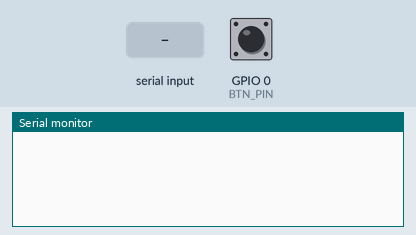
Simulated run of this program. Board: ESP32. On the bench: the last lines printed to the serial monitor. Inputs (shaded band) come from the test bench; at power-on: GPIO 0 (BTN_PIN) HIGH. WiFi joins after 1.5 s; servers stay silent unless stated; nothing arrives over Bluetooth unless stated.

Above: at 2.7 s.
2.8 s: "help\n" received over Serial
At 4.1 s:
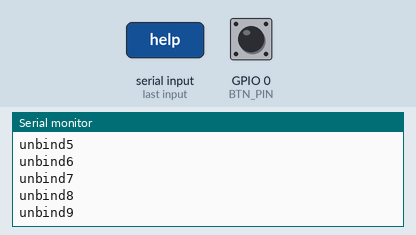
4.3 s: "1\n" received over Serial
At 5.2 s:
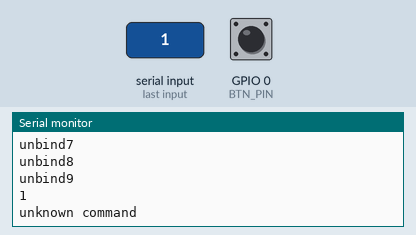

Measured:
- after the input at 2.8 s, the serial monitor: prints a new line at once (image 1)

The program:

main.cpp
```cpp
#include <Arduino.h>
#include <BLEDevice.h>
#include <WiFi.h>
#include <WiFiManager.h>
#include <ESPAsyncWebServer.h>
#include <map>
#include "ble.h"

const String manidZhiJia = "9d22";
const std::map<const String,const String> commandsZhiJia = {
    {"bind0","03482867815427f72344e52df4c0f63c5a4a5f85f69ca919"},
    {"bind1","01362a6581565bf52346e72ff6c0f63e584a5f85f69ca919"},
    {"bind2","07352c6381505ef32340e129f0c0f6385e4a5f85f69ca919"},
    {"bind3","05342e6181525df12342e32bf2c0f63a5c4a5f85f69ca919"},
    {"bind4","0b33206f815c54ff234ced25fcc0f634524a5f85f69ca919"},
    {"bind5","0932226d815e57fd234eef27fec0f636504a5f85f69ca919"},
    {"bind6","0f31246b815852fb2348e921f8c0f630564a5f85f69ca919"},
    {"bind7","0d302669815a51f9234aeb23fac0f632544a5f85f69ca919"},
    {"bind8","133f3877814440e72354f53de4c0f62c4a4a5f85f69ca919"},
    {"bind9","113e3a75814643e52356f73fe6c0f62e484a5f85f69ca919"},

    {"on0","efb0c48b79b8cb1bdbaf09c1183809d7b64a5f85f69ca919"},
    {"on1","edcec68979bab719dbad0bc31a3809d5b44a5f85f69ca919"},
    {"on2","e3cdc88779b4ba17dba305cd143809dbba4a5f85f69ca919"},
    {"on3","e1ccca8579b6b915dba107cf163809d9b84a5f85f69ca919"},
    {"on4","e7cbcc8379b0b813dba701c9103809dfbe4a5f85f69ca919"},
    {"on5","e5cace8179b2bb11dba503cb123809ddbc4a5f85f69ca919"},
    {"on6","dbc9f0bf798c862fdb9b3df52c3809e3824a5f85f69ca919"},
    {"on7","d9c8f2bd798e852ddb993ff72e3809e1804a5f85f69ca919"},
    {"on8","dfc7f4bb79888c2bdb9f39f1283809e7864a5f85f69ca919"},
    {"on9","ddc6f6b9798a8f29db9d3bf32a3809e5844a5f85f69ca919"},

    {"off0","2f4c044b85780bdb276cc901d8c4f614764a5f85f69ca919"},
    {"off1","2d320649857a77d9276ecb03dac4f616744a5f85f69ca919"},
    {"off2","2b31004f857c72df2768cd05dcc4f610724a5f85f69ca919"},
    {"off3","2930024d857e71dd276acf07dec4f612704a5f85f69ca919"},
    {"off4","37371c53856068c32774d119c0c4f60c6e4a5f85f69ca919"},
    {"off5","35361e5185626bc12776d31bc2c4f60e6c4a5f85f69ca919"},
    {"off6","3335185785646ec72770d51dc4c4f6086a4a5f85f69ca919"},
    {"off7","31341a5585666dc52772d71fc6c4f60a684a5f85f69ca919"},
    {"off8","3f3b145b85686ccb277cd911c8c4f604664a5f85f69ca919"},
    {"off9","3d3a1659856a6fc9277edb13cac4f606644a5f85f69ca919"},

    {"a0","cf42e4517198eb3b298229e13830f6fa964a5f85f69ca919"},
    {"a1","cd3ce653719a973929802be33a30f6f8944a5f85f69ca919"},
    {"a2","b33f982d71e4ea4729fe559d4430f686ea4a5f85f69ca919"},
    {"a3","b13e9a2f71e6e94529fc579f4630f684e84a5f85f69ca919"},
    {"a4","b7399c2971e0e84329fa51994030f682ee4a5f85f69ca919"},
    {"a5","b5389e2b71e2eb4129f8539b4230f680ec4a5f85f69ca919"},
    {"a6","bb3b902571ece64f29f65d954c30f68ee24a5f85f69ca919"},
    {"a7","b93a922771eee54d29f45f974e30f68ce04a5f85f69ca919"},
    {"a8","bf35942171e8ec4b29f259914830f68ae64a5f85f69ca919"},
    {"a9","bd34962371eaef4929f05b934a30f688e44a5f85f69ca919"},

    {"b0","a3b8723d8b0e7dad2914bf77aecaf66c004a5f85f69ca919"},
    {"b1","a1c6703f8b0c01af2916bd75accaf66e024a5f85f69ca919"},
    {"b2","a7c576398b0a04a92910bb73aacaf668044a5f85f69ca919"},
    {"b3","a5c4743b8b0807ab2912b971a8caf66a064a5f85f69ca919"},
    {"b4","abc37a358b060ea5291cb77fa6caf664084a5f85f69ca919"},
    {"b5","a9c278378b040da7291eb57da4caf6660a4a5f85f69ca919"},
    {"b6","afc17e318b0208a12918b37ba2caf6600c4a5f85f69ca919"},
    {"b7","adc07c338b000ba3291ab179a0caf6620e4a5f85f69ca919"},
    {"b8","93cf420d8b3e3a9d29248f479ecaf65c304a5f85f69ca919"},
    {"b9","91ce400f8b3c399f29268d459ccaf65e324a5f85f69ca919"},

    {"ab0","6db8bc0971c0b36329da71b96030f6a2ce4a5f85f69ca919"},
    {"ab1","6fc6be0b71c2cf6129d873bb6230f6a0cc4a5f85f69ca919"},
    {"ab2","61c5b00571ccc26f29d67db56c30f6aec24a5f85f69ca919"},
    {"ab3","63c4b20771cec16d29d47fb76e30f6acc04a5f85f69ca919"},
    {"ab4","65c3b40171c8c06b29d279b16830f6aac64a5f85f69ca919"},
    {"ab5","67c2b60371cac36929d07bb36a30f6a8c44a5f85f69ca919"},
    {"ab6","79c1a81d71d4de7729ce65ad7430f6b6da4a5f85f69ca919"},
    {"ab7","7bc0aa1f71d6dd7529cc67af7630f6b4d84a5f85f69ca919"},
    {"ab8","7dcfac1971d0d47329ca61a97030f6b2de4a5f85f69ca919"},
    {"ab9","7fceae1b71d2d77129c863ab7230f6b0dc4a5f85f69ca919"},

    {"night0","7e544c1a9d3043932625814990dcf65d3e4a5f85f69ca919"},
    {"night1","7c2a4e189d323f912627834b92dcf65f3c4a5f85f69ca919"},
    {"night2","7a29481e9d343a972621854d94dcf6593a4a5f85f69ca919"},
    {"night3","78284a1c9d3639952623874f96dcf65b384a5f85f69ca919"},
    {"night4","062f34629d4840eb265df931e8dcf625464a5f85f69ca919"},
    {"night5","042e36609d4a43e9265ffb33eadcf627444a5f85f69ca919"},
    {"night6","022d30669d4c46ef2659fd35ecdcf621424a5f85f69ca919"},
    {"night7","002c32649d4e45ed265bff37eedcf623404a5f85f69ca919"},
    {"night8","0e233c6a9d4044e32655f139e0dcf62d4e4a5f85f69ca919"},
    {"night9","0c223e689d4247e12657f33be2dcf62f4c4a5f85f69ca919"},

    {"fon0","fdbad69973aad909d1b71bd30a3209cfa44a5f85f69ca919"},
    {"foff0","1f5a347b93483beb314af931e8d2f632464a5f85f69ca919"},
    {"fon1","e1c4ca8573b6bb15d1ab07cf163209d3b84a5f85f69ca919"},
    {"foff1","03242867935459f73156e52df4d2f62e5a4a5f85f69ca919"},
    {"fon2","e5c7ce8173b2bc11d1af03cb123209d7bc4a5f85f69ca919"},
    {"foff2","07272c6393505ef33152e129f0d2f62a5e4a5f85f69ca919"},
    {"fon3","e9c6c28d73beb11dd1a30fc71e3209dbb04a5f85f69ca919"},
    {"foff3","0b26206f935c53ff315eed25fcd2f626524a5f85f69ca919"},
    {"fon4","edc1c68973bab219d1a70bc31a3209dfb44a5f85f69ca919"},
    {"foff4","0f21246b935850fb315ae921f8d2f622564a5f85f69ca919"},
    {"fon5","d1c0fab573868f25d19b37ff263209e3884a5f85f69ca919"},
    {"foff5","3320185793646dc73166d51dc4d2f61e6a4a5f85f69ca919"},
    {"fon6","d5c3feb173828821d19f33fb223209e78c4a5f85f69ca919"},
    {"foff6","37231c5393606ac33162d119c0d2f61a6e4a5f85f69ca919"},
    {"fon7","d9c2f2bd738e852dd1933ff72e3209eb804a5f85f69ca919"},
    {"foff7","3b22105f936c67cf316edd15ccd2f616624a5f85f69ca919"},
    {"fon8","ddcdf6b9738a8e29d1973bf32a3209ef844a5f85f69ca919"},
    {"foff8","3f2d145b93686ccb316ad911c8d2f612664a5f85f69ca919"},
    {"fon9","c1cceaa573969335d18b27ef363209f3984a5f85f69ca919"},
    {"foff9","232c0847937471d73176c50dd4d2f60e7a4a5f85f69ca919"},

    {"unbind0","c9b6e2ad7f9eed3ddd8f2fe73e3e09f7904a5f85f69ca919"},
    {"unbind1","cbc8e0af7f9c913fdd8d2de53c3e09f5924a5f85f69ca919"},
    {"unbind2","c5cbeea17f929c31dd8323eb323e09fb9c4a5f85f69ca919"},
    {"unbind3","c7caeca37f909f33dd8121e9303e09f99e4a5f85f69ca919"},
    {"unbind4","c1cdeaa57f969e35dd8727ef363e09ff984a5f85f69ca919"},
    {"unbind5","c3cce8a77f949d37dd8525ed343e09fd9a4a5f85f69ca919"},
    {"unbind6","bdcf96d97feae049ddfb5b934a3e0983e44a5f85f69ca919"},
    {"unbind7","bfce94db7fe8e34bddf95991483e0981e64a5f85f69ca919"},
    {"unbind8","b9c192dd7feeea4dddff5f974e3e0987e04a5f85f69ca919"},
    {"unbind9","bbc090df7fece94fddfd5d954c3e0985e24a5f85f69ca919"},
};

#define COMMAND_STOP_DELAY 500

WiFiManager wm;
#define BTN_PIN 0

AsyncWebServer webServer(80);
const String webCommandPrefix = "/cmd/";

void startWebServer(){
  webServer.onNotFound([](AsyncWebServerRequest *req){
    req->send(404, "text/plain", "Not found");
  });

  for(auto i=commandsZhiJia.begin();i!=commandsZhiJia.end();i++){
    webServer.on(String(webCommandPrefix+i->first).c_str(),[](AsyncWebServerRequest *req){
      const String path=req->url();
      const String cmd=path.substring(webCommandPrefix.length());

      Serial.println("web request path: "+path);
      auto i=commandsZhiJia.find(cmd);
      if(i==commandsZhiJia.end()){
        Serial.println("command \""+cmd+"\" not found");
        req->send(404, "text/plain", "Not found");
      }else{
        Serial.println("start adv: manId:" + manidZhiJia + " data:" + i->second);
        try
        {
          startAdv(i->second, manidZhiJia);
        }
        catch (std::exception &e)
        {
          Serial.println(e.what());
        }

        delay(COMMAND_STOP_DELAY);
        delay(COMMAND_STOP_DELAY);
        stopAdv();
        Serial.println("stop adv");
        req->send(200, "text/plain", i->first);
      }
    });
  }

  webServer.begin();
}

void setup()
{
  Serial.begin(9600);

  BLEDevice::init(_HOSTNAME);
  WiFi.mode(WIFI_STA);

  pinMode(BTN_PIN,INPUT);

  wm.setConfigPortalTimeout(60);
  wm.setConfigPortalBlocking(false);
  wm.setAPClientCheck(true);
  wm.setHostname(_HOSTNAME);
  wm.autoConnect(_AP_NAME,_AP_PASS);

  startWebServer();
}

void processSerial(void){
  static String cmd;
  while (Serial.available())
  {
    char c = (char)Serial.read();
    Serial.write(c);
    if(c!='\n'){
      cmd += c;
      continue;
    }

    auto line = cmd;
    cmd = "";

    line.replace("\r", "");

    auto i = commandsZhiJia.find(line);
    if (i != commandsZhiJia.end())
    {
      Serial.println("start adv: manId:" + manidZhiJia + " data:" + i->second);

      try
      {
        startAdv(i->second, manidZhiJia);
      }
      catch (std::exception &e)
      {
        Serial.println(e.what());
      }

      delay(COMMAND_STOP_DELAY);
      stopAdv();
      Serial.println("stop adv");
      continue;
    }

    if(line.indexOf("help")>=0){
      auto i=commandsZhiJia.begin();
      while(i!=commandsZhiJia.end()){
        Serial.println(i->first);
        i++;
      }
      continue;
    }

    Serial.println("unknown command");
  }
};


void loop()
{
  wm.process();

  //clear wifi settings on button press
  if(digitalRead(BTN_PIN)==LOW){
    delay(100);
    if(digitalRead(BTN_PIN)==LOW){
      wm.resetSettings();
      ESP.restart();
    }
  }

  //process comamnds on serial port
  processSerial();
}
```

ble.h
```cpp
#ifndef _bler_ble_h
#define _bler_ble_h

#include <Arduino.h>

void startAdv(String manufacturerData,String manufacturerId);
void stopAdv();

#endif
```
